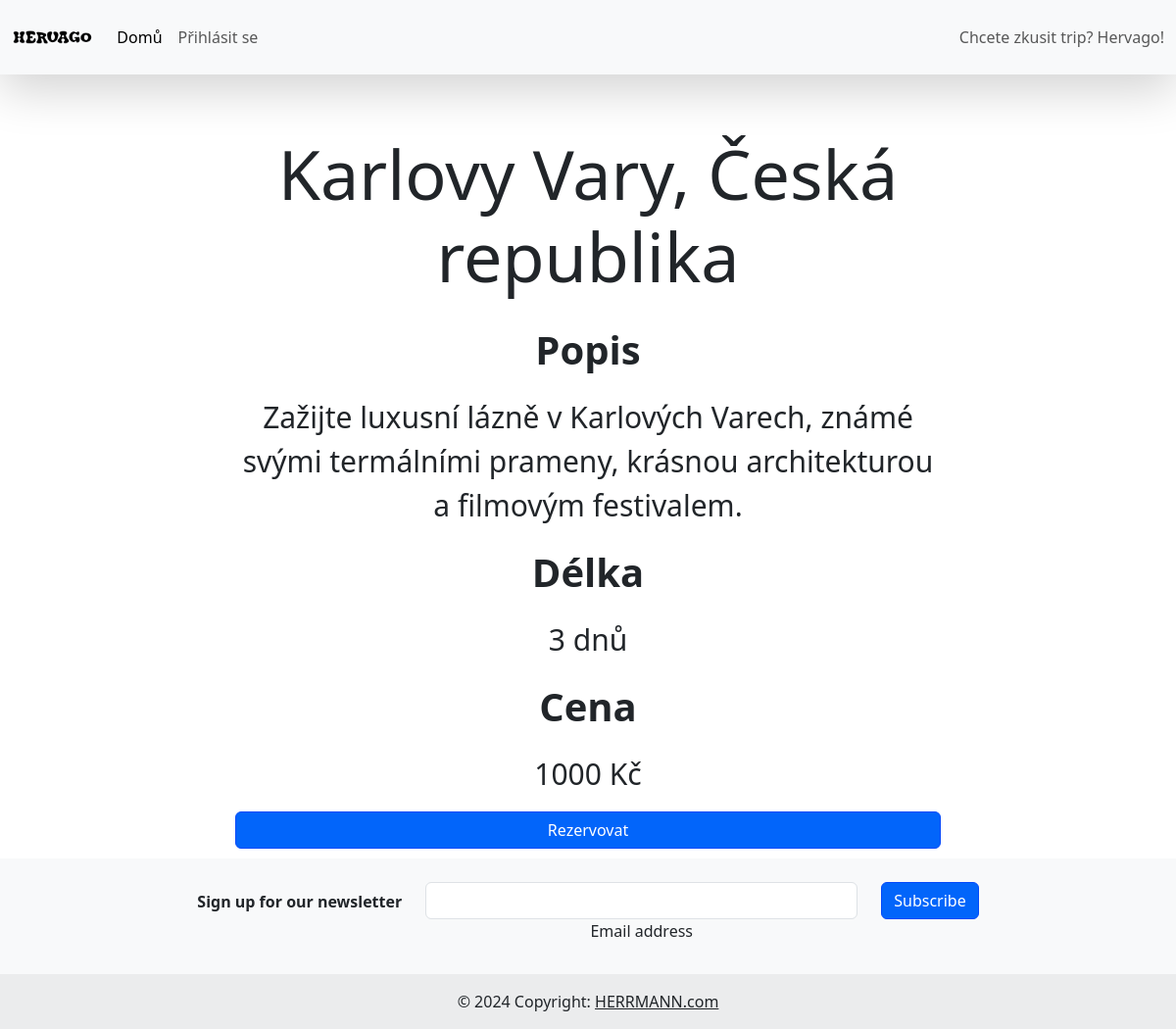
The app's page /trip.php?id=4 with its own data.
### tables this page shows
CREATE TABLE Trip(
                     id int primary key auto_increment,
                     destination varchar(100) not null,
                     description text,
                     length_days int,
                     price int
);

### trip.php (the view, shortened to what this page needs)
<?php
include './scripts/connection.php';
if (isset($_GET['id'])) {
    $trip_id = intval($_GET['id']);
    $sql = "SELECT destination, description, length_days, price FROM Trip WHERE id = ?";
    $stmt = $conn->prepare($sql);
    $stmt->bind_param("i", $trip_id);
    $stmt->execute();
    $result = $stmt->get_result();
    if ($result->num_rows > 0) {
        $trip = $result->fetch_assoc();
    } else {
        echo "<script>alert('Trip not found'); window.location.href='index.php';</script>";
    }
} else {
    echo "<script>alert('Invalid request'); window.location.href='index.php';</script>";
}
?>
<!doctype html>
<html lang="en">
<head>
    <link href="https://cdn.jsdelivr.net/npm/bootstrap@5.3.3/dist/css/bootstrap.min.css" rel="stylesheet">
    <link rel="stylesheet" href="style.css">
</head>
<body>
<?php include 'navbar.php'?>
<div class="container d-flex justify-content-center align-items-center" style="height: 100vh">
    <div class="container mt-5" >
        <div class="row justify-content-center">
            <div class="col-lg-8 col-md-10 col-sm-12">
                <h3 class="text-center mb-4" style="font-size: 70px"><?php echo htmlspecialchars($trip['destination']); ?></h3>
                <p class="text-center fs-1" style="font-weight: bold">Popis</p>
                <p style="font-size: 30px" class="text-center"><?php echo htmlspecialchars($trip['description']); ?></p>
                <p class="text-center fs-1" style="font-weight: bold">Délka</p>
                <p class="text-center" style="font-size: 30px"><?php echo htmlspecialchars($trip['length_days']); ?> dnů</p>
                <p class="text-center fs-1" style="font-weight: bold">Cena</p>
                <p class="text-center" style="font-size: 30px"><?php echo htmlspecialchars($trip['price']); ?> Kč</p>
                <form method="post">
                    <div class="d-grid gap-2">
                        <button type="submit" class="btn btn-primary" name="reserve">Rezervovat</button>
                    </div>
                </form>
            </div>
        </div>
    </div>
</div>
<?php include 'footer.php'?>
</body>
</html>

### style.css (style rules this page uses)
.btn-primary { background-color: #0265fa !important; border-color: #0449fa !important; }

### records on screen
trip: destination "Karlovy Vary, Česká republika", description "Zažijte luxusní lázně v Karlových Varech, známé svými termálními prameny, krásnou architekturou a filmovým festivalem.", length_days "3", price "1000"
